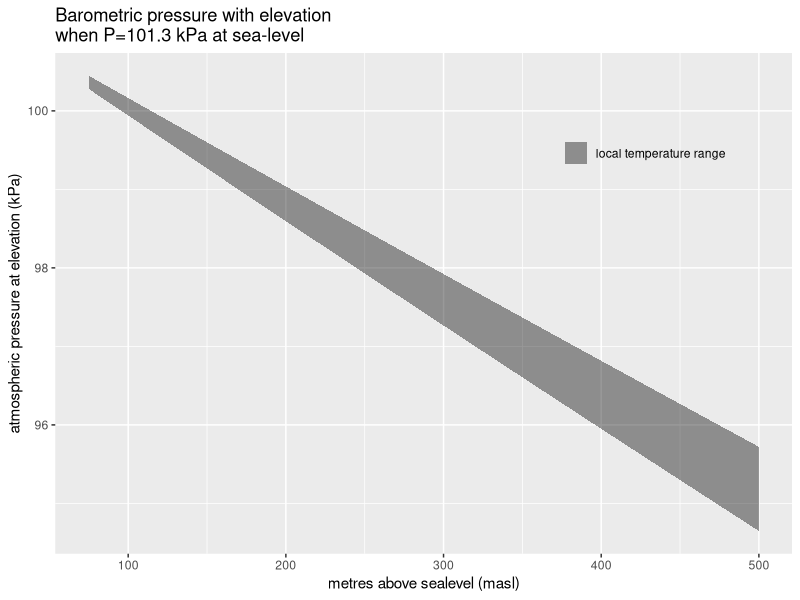

The R script that drew this image:
## ---- chunk 1
knitr::opts_chunk$set(echo = TRUE)
## ---- chunk 2
library(ggplot2)

mult = 101.3
dat = data.frame(x=c(75:500))
dat$plow = sapply(dat$x, FUN = function(x) {mult*(1. - .0065*x/(273.15 - 20)) ** 5.255788})
dat$phgh = sapply(dat$x, FUN = function(x) {mult*(1. - .0065*x/(273.15 + 30)) ** 5.255788})
dat$pstn = sapply(dat$x, FUN = function(x) {mult*(1. - 2.25577E-5*x) ** 5.255788})

cols <- c("standard temperature"="black","local temperature range"="black")
ggplot(dat, aes(x)) +
  theme(legend.title = element_blank(), legend.position = c(0.8, 0.8), legend.background = element_blank()) +
  geom_ribbon(aes(ymin = plow, ymax = phgh, fill="local temperature range"), alpha=.4) +
  # geom_line(aes(y=pstn,group=1,color="standard temperature")) +
  labs(x="metres above sealevel (masl)", 
       y="atmospheric pressure at elevation (kPa)", 
       title="Barometric pressure with elevation \nwhen P=101.3 kPa at sea-level") +
  # scale_color_manual(values = cols) +
  scale_fill_manual(values = cols)
